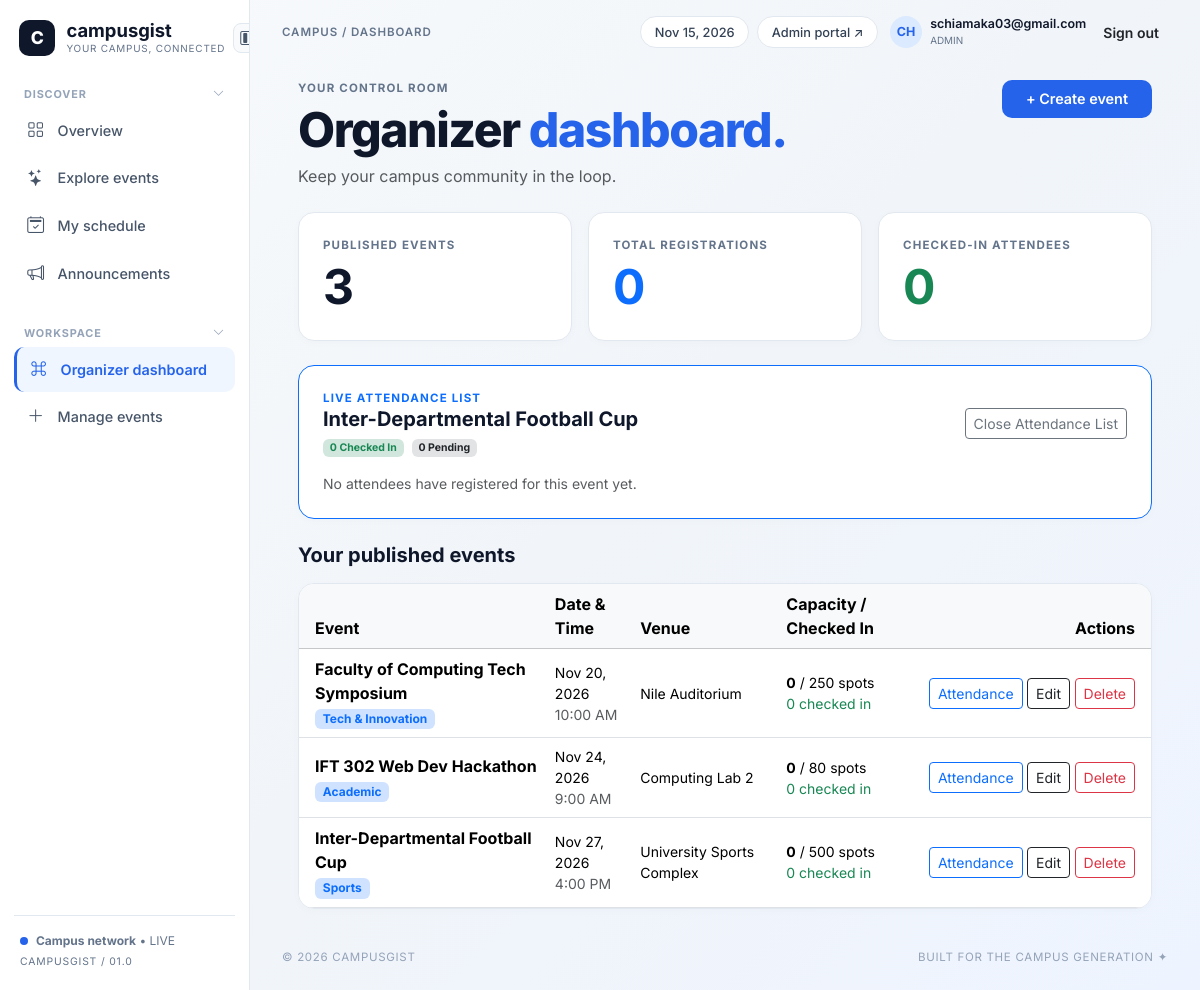
The app's page /dashboard.php?attendees=3 (signed in), older data.
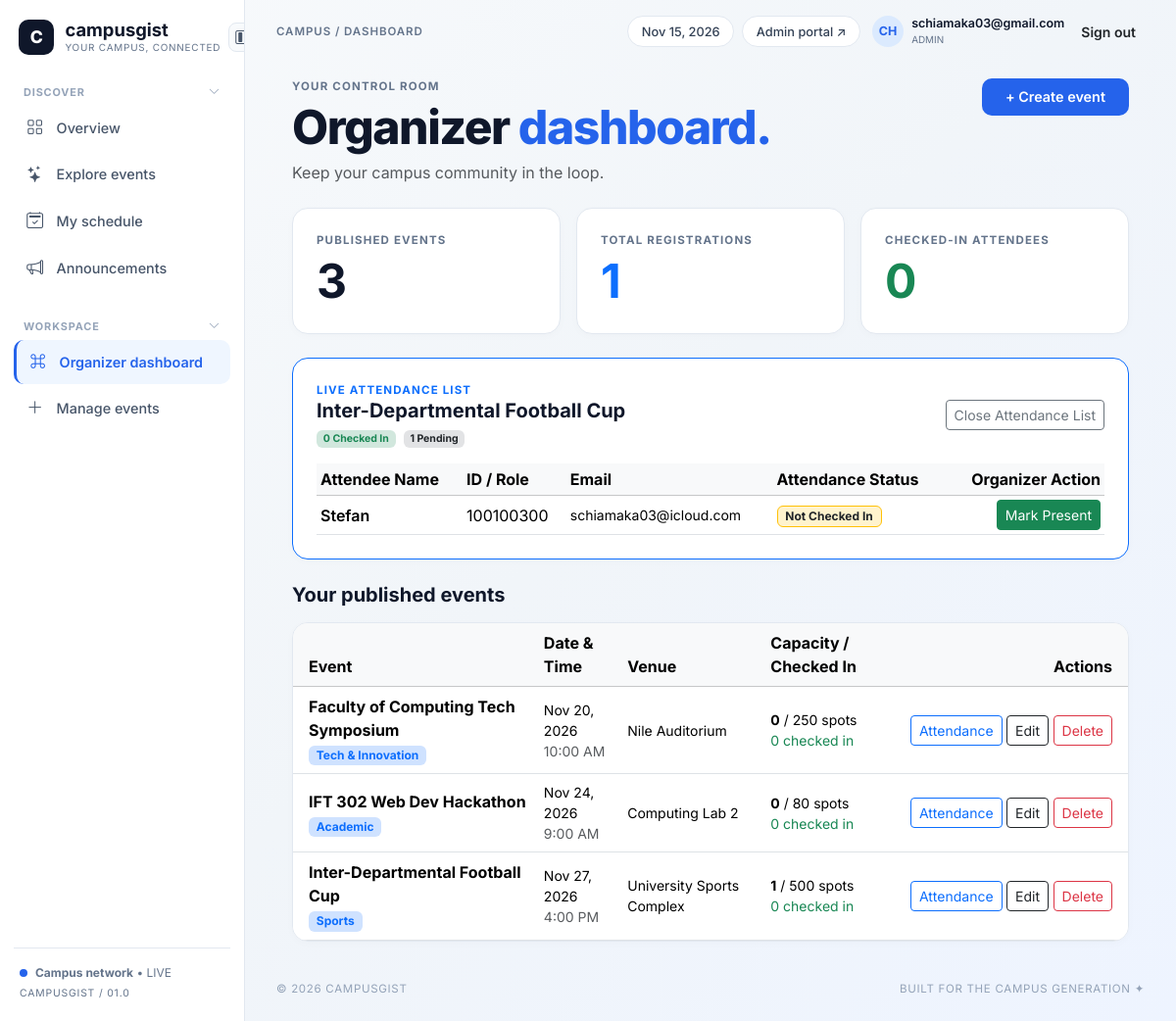
The same page, newer data.
### tables this page shows
CREATE TABLE `events` (
  `id` int(11) NOT NULL,
  `title` varchar(150) NOT NULL,
  `category` enum('Academic','Tech & Innovation','Sports','Social & Cultural') NOT NULL,
  `description` text NOT NULL,
  `event_date` date NOT NULL,
  `event_time` time NOT NULL,
  `venue` varchar(120) NOT NULL,
  `capacity` int(11) DEFAULT 100,
  `created_at` timestamp NOT NULL DEFAULT current_timestamp()
);

CREATE TABLE `registrations` (
  `id` int(11) NOT NULL,
  `event_id` int(11) NOT NULL,
  `student_name` varchar(120) NOT NULL,
  `matric_no` varchar(30) NOT NULL,
  `email` varchar(120) NOT NULL,
  `registered_at` timestamp NOT NULL DEFAULT current_timestamp()
);

### includes/db_connect.php (called while the page is built, shortened)
<?php
function e($string) {
    return htmlspecialchars((string)$string, ENT_QUOTES, 'UTF-8');
}
?>

### dashboard.php (the view, shortened to what the changed rows need)
<?php
require_once __DIR__ . '/includes/db_connect.php';
require_once __DIR__ . '/includes/header.php';
$regs_count = $conn->query("SELECT COUNT(*) AS c FROM registrations")->fetch_assoc()['c'] ?? 0;
$events_res = $conn->query("SELECT e.*,
                            (SELECT COUNT(*) FROM registrations r WHERE r.event_id = e.id) AS reg_total,
                            (SELECT COUNT(*) FROM registrations r WHERE r.event_id = e.id AND r.checked_in = 1) AS checkin_total
                            FROM events e ORDER BY e.event_date ASC");
$view_event_id = (int)($_GET['attendees'] ?? 0);
$roster_title = '';
$roster = [];
$roster_present = 0;
if ($view_event_id > 0) {
    $ev_stmt = $conn->prepare("SELECT title FROM events WHERE id = ?");
    $ev_stmt->bind_param("i", $view_event_id);
    $ev_stmt->execute();
    $ev_row = $ev_stmt->get_result()->fetch_assoc();
    $roster_title = $ev_row['title'] ?? '';
    $r_stmt = $conn->prepare("SELECT * FROM registrations WHERE event_id = ? ORDER BY checked_in DESC, registered_at DESC");
    $r_stmt->bind_param("i", $view_event_id);
    $r_stmt->execute();
    $r_res = $r_stmt->get_result();
    while ($row = $r_res->fetch_assoc()) {
        $roster[] = $row;
    }
}
?>
<div class="d-flex justify-content-between align-items-start flex-wrap gap-3 mb-4">
    <div>
        <h1 class="hero-heading mb-2">Organizer <span>dashboard.</span></h1>
    </div>
</div>
<div class="row g-3 mb-4">
    <div class="col-md-4">
        <div class="cg-card">
            <div class="eyebrow-text mb-1">Total Registrations</div>
            <div class="display-5 fw-bold text-primary"><?= $regs_count ?></div>
        </div>
    </div>
</div>
<?php if ($view_event_id > 0): ?>
    <div class="cg-card mb-4 border-primary">
        <div class="d-flex justify-content-between align-items-center flex-wrap gap-2 mb-3">
            <div>
                <div class="eyebrow-text text-primary mb-0">Live Attendance List</div>
                <h5 class="fw-bold mb-1"><?= e($roster_title) ?></h5>
                <div class="small text-muted">
                    <span class="badge bg-success-subtle text-success me-1"><?= $roster_present ?> Checked In</span>
                    <span class="badge bg-secondary-subtle text-dark"><?= count($roster) - $roster_present ?> Pending</span>
                </div>
            </div>
            <a href="dashboard.php" class="btn btn-sm btn-outline-secondary">Close Attendance List</a>
        </div>
        <?php if (count($roster) > 0): ?>
            <div class="table-responsive">
                <table class="table table-sm align-middle mb-0">
                    <thead class="table-light">
                        <tr>
                            <th>Attendee Name</th>
                            <th>ID / Role</th>
                            <th>Email</th>
                            <th>Attendance Status</th>
                            <th class="text-end">Organizer Action</th>
                        </tr>
                    </thead>
                    <tbody>
                        <?php foreach ($roster as $st): ?>
                            <tr>
                                <td class="fw-semibold"><?= e($st['student_name']) ?></td>
                                <td>
                                    <?= $st['matric_no'] ? e($st['matric_no']) : '<span class="badge bg-info-subtle text-dark border">STAFF</span>' ?>
                                </td>
                                <td class="small"><?= e($st['email']) ?></td>
                                <td>
                                    <?php if ($st['checked_in']): ?>
                                        <span class="badge bg-success">Checked In &#10003;</span>
                                        <span class="text-muted" style="font-size: 0.7rem;">
                                            <?= date('g:i A', strtotime($st['checked_in_at'])) ?>
                                        </span>
                                    <?php else: ?>
                                        <span class="badge bg-warning-subtle text-dark border border-warning">Not Checked In</span>
                                    <?php endif; ?>
                                </td>
                                <td class="text-end">
                                    <form method="POST" action="dashboard.php" class="d-inline">
                                        <button type="submit" class="btn btn-sm <?= $st['checked_in'] ? 'btn-outline-secondary' : 'btn-success' ?>">
                                            <?= $st['checked_in'] ? 'Undo' : 'Mark Present' ?>
                                        </button>
                                    </form>
                                </td>
                            </tr>
                        <?php endforeach; ?>
                    </tbody>
                </table>
            </div>
        <?php else: ?>
            <p class="small text-muted mb-0">No attendees have registered for this event yet.</p>
        <?php endif; ?>
    </div>
<?php endif; ?>
<?php if ($events_res && $events_res->num_rows > 0): ?>
    <div class="cg-card p-0 overflow-hidden">
        <div class="table-responsive">
            <table class="table table-hover align-middle mb-0">
                <thead class="table-light">
                    <tr>
                        <th class="ps-3">Event</th>
                        <th>Date &amp; Time</th>
                        <th>Venue</th>
                        <th>Capacity / Checked In</th>
                        <th class="text-end pe-3">Actions</th>
                    </tr>
                </thead>
                <tbody>
                    <?php while ($ev = $events_res->fetch_assoc()): ?>
                        <tr>
                            <td class="ps-3">
                                <div class="fw-bold"><?= e($ev['title']) ?></div>
                                <span class="badge bg-primary-subtle text-primary"><?= e($ev['category']) ?></span>
                            </td>
                            <td class="small">
                                <?= date('M j, Y', strtotime($ev['event_date'])) ?><br>
                                <span class="text-muted"><?= date('g:i A', strtotime($ev['event_time'])) ?></span>
                            </td>
                            <td class="small"><?= e($ev['venue']) ?></td>
                            <td class="small">
                                <strong><?= $ev['reg_total'] ?></strong> / <?= $ev['capacity'] ?> spots<br>
                                <span class="text-success"><?= $ev['checkin_total'] ?> checked in</span>
                            </td>
                            <td class="text-end pe-3 text-nowrap">
                                <a href="dashboard.php?attendees=<?= $ev['id'] ?>" class="btn btn-sm btn-outline-primary">Attendance</a>
                                <a href="manage.php?edit=<?= $ev['id'] ?>" class="btn btn-sm btn-outline-dark">Edit</a>
                                <form method="POST" action="dashboard.php" class="d-inline" onsubmit="return confirm('Delete this event?');">
                                    <button type="submit" class="btn btn-sm btn-outline-danger">Delete</button>
                                </form>
                            </td>
                        </tr>
                    <?php endwhile; ?>
                </tbody>
            </table>
        </div>
    </div>
<?php else: ?>
    <div class="empty-state-box">You haven't published an event yet.</div>
<?php endif; ?>
<?php require_once __DIR__ . '/includes/footer.php'; ?>

Row changes from the older to the newer data that the page shows:
computed for events "Inter-Departmental Football Cup": reg_total "0" → "1"
added registrations: student_name "Stefan", matric_no "100100300", email "schiamaka03@icloud.com", checked_in "Not Checked In"
Text that changed along with them:
$regs_count: "0" → "1"
count($roster) - $roster_present: "0" → "1"
text no longer shown: "No attendees have registered for this event yet."
text now shown: "Attendee Name ID / Role Email Attendance Status Organizer Action"
